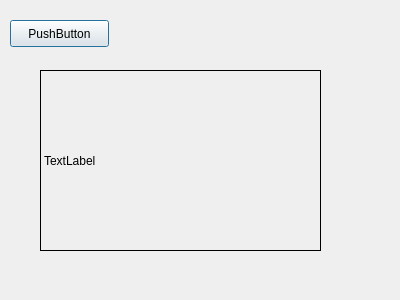
<?xml version="1.0" encoding="UTF-8"?>
<ui version="4.0">
 <class>Dialog</class>
 <widget class="QDialog" name="Dialog">
  <property name="geometry">
   <rect>
    <x>0</x>
    <y>0</y>
    <width>400</width>
    <height>300</height>
   </rect>
  </property>
  <property name="windowTitle">
   <string>Dialog</string>
  </property>
  <widget class="QPushButton" name="pushButton">
   <property name="geometry">
    <rect>
     <x>10</x>
     <y>20</y>
     <width>99</width>
     <height>27</height>
    </rect>
   </property>
   <property name="text">
    <string>PushButton</string>
   </property>
  </widget>
  <widget class="QLabel" name="label">
   <property name="geometry">
    <rect>
     <x>40</x>
     <y>70</y>
     <width>281</width>
     <height>181</height>
    </rect>
   </property>
   <property name="frameShape">
    <enum>QFrame::Box</enum>
   </property>
   <property name="text">
    <string>TextLabel</string>
   </property>
  </widget>
 </widget>
 <resources/>
 <connections/>
</ui>
